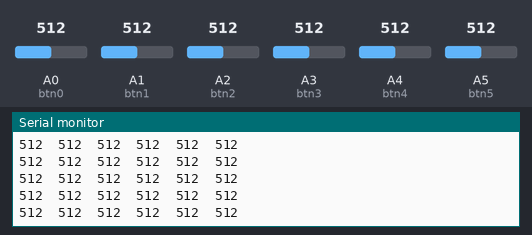
Bench run of a sketch on a simulated Arduino Uno, built with avr-gcc and run on an emulated ATmega328P. Parts: the last lines printed to the serial monitor. The test bench sets the inputs (shaded band); at power-on: A0 (btn0) = 512, A1 (btn1) = 512, A2 (btn2) = 512, A3 (btn3) = 512, A4 (btn4) = 512, A5 (btn5) = 512.

Above: at 1.2 s.
1.3 s: A0 (btn0) set to 110
At 1.9 s:
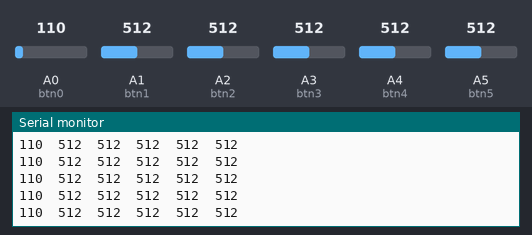
4.3 s: A0 (btn0) set to 94
At 5.2 s:
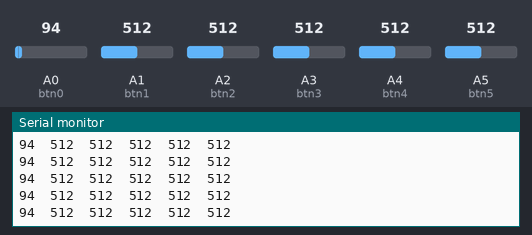
Timing chart, 0 to 7.3 s (numbered marks = the images above; inputs shaded):
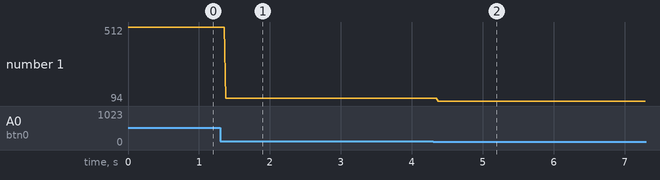

Measured:
- after the input at 1.3 s, the serial monitor: prints a new line after 0.08 s (image 1)
- after the input at 4.3 s, the serial monitor: prints a new line after 0.07 s (image 2)
- plotted number 1: 512 → 110 after the input at 1.3 s, 110 → 94 after the input at 4.3 s

The sketch:

send_arduino_piezo_to_rpi.ino
```cpp
int btn0 = A0;
int btn1 = A1;
int btn2 = A2;
int btn3 = A3;
int btn4 = A4;
int btn5 = A5;
int btn0Val = 0;
int btn1Val = 0;
int btn2Val = 0;
int btn3Val = 0;
int btn4Val = 0;
int btn5Val = 0;

void setup() {
  // put your setup code here, to run once:
  Serial.begin(9600);
}

void loop() {
  btn0Val = analogRead(btn0);
  btn1Val = analogRead(btn1);
  btn2Val = analogRead(btn2);
  btn3Val = analogRead(btn3);
  btn4Val = analogRead(btn4);
  btn5Val = analogRead(btn5);
  Serial.print(btn0Val);
  Serial.print("\t");
  Serial.print(btn1Val);
  Serial.print("\t");
  Serial.print(btn2Val);
  Serial.print("\t");
  Serial.print(btn3Val);
  Serial.print("\t");
  Serial.print(btn4Val);
  Serial.print("\t");
  Serial.print(btn5Val);
  Serial.println();
  delay(5);
}
```
